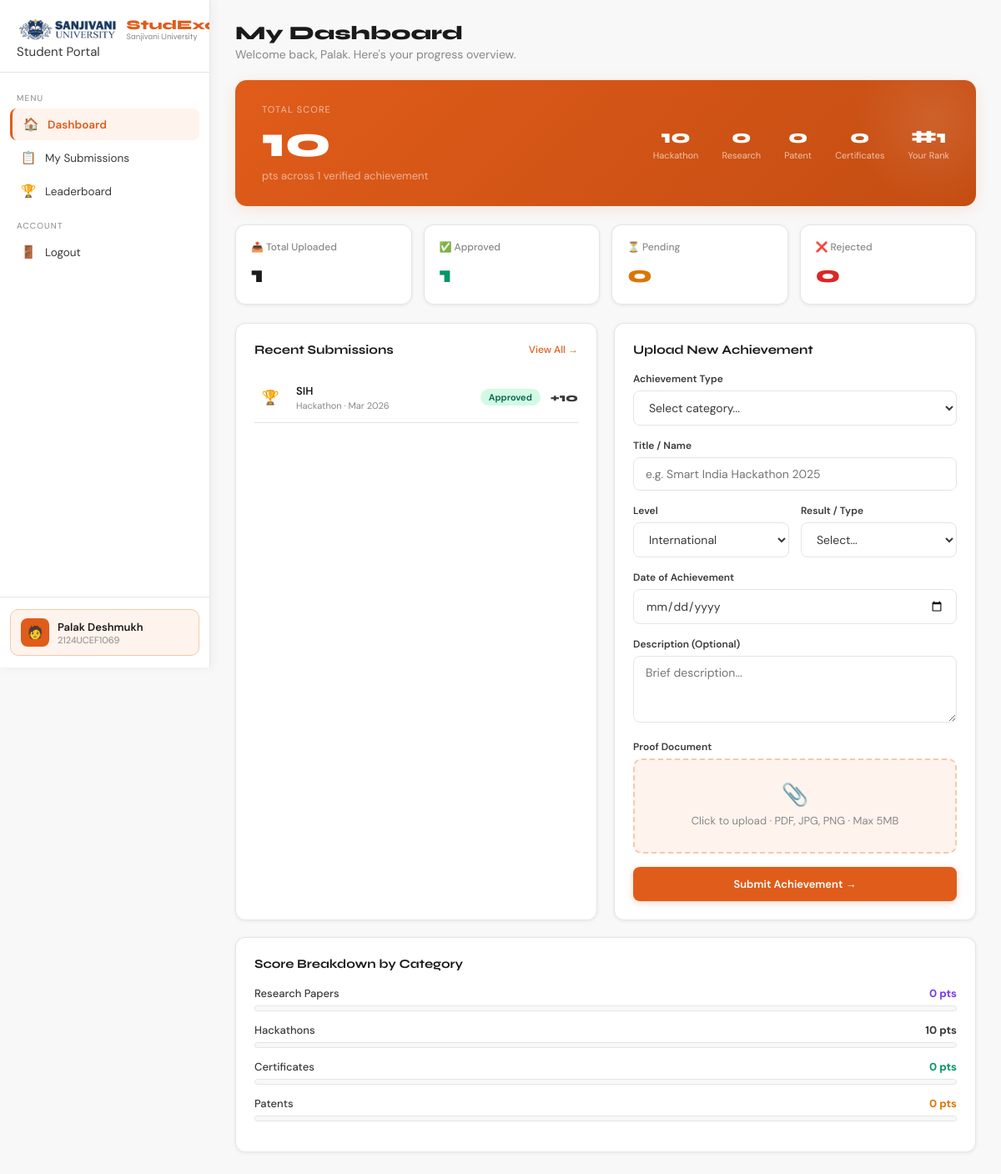
Screenshot of /student/ (signed in) with the database file from the repository.
### spms/models.py (models this page shows, shortened)
class User(AbstractUser):
    ROLE_CHOICES = [
        ('student', 'Student'),
        ('faculty', 'Faculty'),
        ('admin', 'Admin'),
    ]
    role = models.CharField(max_length=10, choices=ROLE_CHOICES, default='student')
    enrollment_no = models.CharField(max_length=20, blank=True, null=True, unique=True)
    department = models.CharField(max_length=100, blank=True)
    phone = models.CharField(max_length=15, blank=True)
    profile_pic = models.ImageField(upload_to='profiles/', blank=True, null=True)
    def get_total_score(self):
        return sum(
            a.points_awarded for a in self.achievements.filter(status='approved')
        )
    def get_score_by_category(self):
        cats = {}
        for a in self.achievements.filter(status='approved'):
            cats[a.category] = cats.get(a.category, 0) + a.points_awarded
        return cats

class Achievement(models.Model):
    CATEGORY_CHOICES = [
        ('hackathon', 'Hackathon'),
        ('research', 'Research Paper'),
        ('patent', 'Patent'),
        ('certificate', 'Certificate'),
    ]
    LEVEL_CHOICES = [
        ('international', 'International'),
        ('national', 'National'),
        ('state', 'State'),
        ('college', 'College'),
    ]
    RESULT_CHOICES = [
        ('winner', 'Winner'),
        ('runner_up', 'Runner Up'),
        ('participation', 'Participation'),
        ('published_indexed', 'Published (Indexed)'),
        ('published_conference', 'Published (Conference)'),
        ('granted', 'Granted'),
        ('filed', 'Filed'),
        ('premium', 'Premium (AWS/Google/MS)'),
        ('standard', 'Standard (NPTEL/Coursera)'),
    ]
    STATUS_CHOICES = [
        ('pending', 'Pending'),
        ('approved', 'Approved'),
        ('rejected', 'Rejected'),
    ]
    student = models.ForeignKey(
        User, on_delete=models.CASCADE, related_name='achievements',
        limit_choices_to={'role': 'student'}
    )
    title = models.CharField(max_length=200)
    category = models.CharField(max_length=20, choices=CATEGORY_CHOICES)
    level = models.CharField(max_length=20, choices=LEVEL_CHOICES, default='national')
    result = models.CharField(max_length=30, choices=RESULT_CHOICES)
    description = models.TextField(blank=True)
    proof_document = models.FileField(
        upload_to='proofs/',
        validators=[FileExtensionValidator(['pdf', 'jpg', 'jpeg', 'png'])],
        blank=True, null=True
    )
    date_of_achievement = models.DateField()
    submitted_at = models.DateTimeField(auto_now_add=True)
    status = models.CharField(max_length=10, choices=STATUS_CHOICES, default='pending')
    points_awarded = models.PositiveIntegerField(default=0)
    reviewed_by = models.ForeignKey(
        User, on_delete=models.SET_NULL, null=True, blank=True,
        related_name='reviewed_achievements', limit_choices_to={'role__in': ['faculty', 'admin']}
    )
    reviewed_at = models.DateTimeField(null=True, blank=True)
    faculty_remarks = models.TextField(blank=True)
    class Meta:
        ordering = ['-submitted_at']
    def get_category_icon(self):
        icons = {
            'hackathon': '🏆',
            'research': '📄',
            'patent': '💡',
            'certificate': '🎓',
        }
        return icons.get(self.category, '📋')

### spms/views.py (the view, shortened to what this page needs)
# urls.py: path('student/', views.student_dashboard, name='student_dashboard'),
@login_required
def student_dashboard(request):
    if request.user.role != 'student':
        return HttpResponseForbidden()
    user = request.user
    achievements = user.achievements.all()
    total_score = user.get_total_score()
    score_by_cat = user.get_score_by_category()
    stats = {
        'total': achievements.count(),
        'approved': achievements.filter(status='approved').count(),
        'pending': achievements.filter(status='pending').count(),
        'rejected': achievements.filter(status='rejected').count(),
    }
    all_students = User.objects.filter(role='student')
    scored = sorted(all_students, key=lambda u: u.get_total_score(), reverse=True)
    rank = next((i+1 for i, u in enumerate(scored) if u.pk == user.pk), '-')
    form = AchievementForm()
    context = {
        'user': user,
        'achievements': achievements[:10],
        'total_score': total_score,
        'score_by_cat': score_by_cat,
        'stats': stats,
        'rank': rank,
        'form': form,
        'cat_labels': {
            'hackathon': '🏆 Hackathon',
            'research': '📄 Research',
            'patent': '💡 Patent',
            'certificate': '🎓 Certificate',
        }
    }
    return render(request, 'spms/student_dashboard.html', context)

### spms/forms.py
class AchievementForm(forms.ModelForm):
    class Meta:
        model = Achievement
        fields = ['title', 'category', 'level', 'result',
                  'description', 'proof_document', 'date_of_achievement']
        widgets = {
            'title': forms.TextInput(attrs={'placeholder': 'e.g. Smart India Hackathon 2025'}),
            'description': forms.Textarea(attrs={'rows': 3, 'placeholder': 'Brief description...'}),
            'date_of_achievement': forms.DateInput(attrs={'type': 'date'}),
        }
    def __init__(self, *args, **kwargs):
        super().__init__(*args, **kwargs)
        self.fields['result'].widget = forms.Select(choices=Achievement.RESULT_CHOICES)

### spms/templates/spms/student_dashboard.html (shortened to what this page needs)
{% extends 'spms/base.html' %}
{% block sidebar %}
<aside class="sidebar">
  <div class="sidebar-header">
    <div class="sidebar-logo"><img src="/static/spms/img/sanjivani_logo.jpeg" alt="Sanjivani" style="height:34px;width:auto;object-fit:contain"/><div class="logo-text"><span class="logo-main">StudExa</span><span class="logo-sub">Sanjivani University</span></div></div>
    <div class="sidebar-tagline">Student Portal</div>
  </div>
  <div class="sidebar-nav">
    <div class="sidebar-section">Menu</div>
    <a class="nav-item active" href="{% url 'student_dashboard' %}"><span class="ni">🏠</span>Dashboard</a>
    <a class="nav-item" href="{% url 'my_submissions' %}"><span class="ni">📋</span>My Submissions</a>
    <a class="nav-item" href="{% url 'leaderboard' %}"><span class="ni">🏆</span>Leaderboard</a>
    <div class="sidebar-section">Account</div>
    <a class="nav-item" href="{% url 'logout' %}"><span class="ni">🚪</span>Logout</a>
  </div>
  <div class="sidebar-bottom">
    <div class="user-chip">
      <div class="user-av">🧑</div>
      <div>
        <div class="user-name">{{ user.get_full_name|default:user.username }}</div>
        <div class="user-role">{{ user.enrollment_no|default:"Student" }}</div>
      </div>
    </div>
  </div>
</aside>
{% endblock %}
{% block content %}
<div class="page-header">
  <h1>My Dashboard</h1>
  <p>Welcome back, {{ user.first_name|default:user.username }}. Here's your progress overview.</p>
</div>
<div class="score-hero">
  <div>
    <div style="font-size:11px;letter-spacing:0.1em;text-transform:uppercase;color:rgba(255,255,255,0.6);margin-bottom:6px">Total Score</div>
    <div class="score-num">{{ total_score }}</div>
    <div style="font-size:13px;color:rgba(255,255,255,0.55);margin-top:6px">pts across {{ stats.approved }} verified achievement{{ stats.approved|pluralize }}</div>
  </div>
  <div class="score-breakdown">
    <div class="score-item"><div class="score-item-num">{{ score_by_cat.hackathon|default:0 }}</div><div class="score-item-label">Hackathon</div></div>
    <div class="score-item"><div class="score-item-num">{{ score_by_cat.research|default:0 }}</div><div class="score-item-label">Research</div></div>
    <div class="score-item"><div class="score-item-num">{{ score_by_cat.patent|default:0 }}</div><div class="score-item-label">Patent</div></div>
    <div class="score-item"><div class="score-item-num">{{ score_by_cat.certificate|default:0 }}</div><div class="score-item-label">Certificates</div></div>
    <div class="score-item"><div class="score-item-num">#{{ rank }}</div><div class="score-item-label">Your Rank</div></div>
  </div>
</div>
<div class="stats-grid">
  <div class="stat-card"><div class="stat-label">📤 Total Uploaded</div><div class="stat-num">{{ stats.total }}</div></div>
  <div class="stat-card"><div class="stat-label">✅ Approved</div><div class="stat-num" style="color:var(--green)">{{ stats.approved }}</div></div>
  <div class="stat-card"><div class="stat-label">⏳ Pending</div><div class="stat-num" style="color:var(--gold)">{{ stats.pending }}</div></div>
  <div class="stat-card"><div class="stat-label">❌ Rejected</div><div class="stat-num" style="color:var(--red)">{{ stats.rejected }}</div></div>
</div>
<div class="grid2">
  <div class="card">
    <div class="card-title">Recent Submissions <a href="{% url 'my_submissions' %}">View All →</a></div>
    {% for ach in achievements %}
    <div style="display:flex;align-items:center;gap:12px;padding:11px 0;border-bottom:1px solid var(--border)">
      <div style="width:38px;height:38px;border-radius:9px;background:var(--indigo-pale);display:flex;align-items:center;justify-content:center;font-size:17px;flex-shrink:0">{{ ach.get_category_icon }}</div>
      <div style="flex:1;min-width:0">
        <div style="font-size:13px;font-weight:600;color:var(--text);white-space:nowrap;overflow:hidden;text-overflow:ellipsis">{{ ach.title }}</div>
        <div style="font-size:11px;color:var(--muted);margin-top:2px">{{ ach.get_category_display }} · {{ ach.date_of_achievement|date:"M Y" }}</div>
      </div>
      <span class="badge badge-{{ ach.status }}">{{ ach.get_status_display }}</span>
      <div style="font-family:'Syne',sans-serif;font-weight:800;color:{% if ach.status == 'approved' %}var(--indigo){% else %}var(--muted){% endif %};font-size:14px;flex-shrink:0">
        {% if ach.status == 'approved' %}+{{ ach.points_awarded }}{% else %}—{% endif %}
      </div>
    </div>
    {% empty %}
    <div style="text-align:center;padding:36px;color:var(--muted)">
      <div style="font-size:32px;margin-bottom:10px">📭</div>
      <div style="font-size:14px">No achievements yet. Upload your first one!</div>
    </div>
    {% endfor %}
  </div>
  <div class="card">
    <div class="card-title">Upload New Achievement</div>
    <form method="post" enctype="multipart/form-data">
      <div class="form-group">
        <label>Achievement Type</label>
        <select name="category" required>
          <option value="">Select category...</option>
        </select>
      </div>
      <div class="form-group">
        <label>Title / Name</label>
        <input type="text" name="title" placeholder="e.g. Smart India Hackathon 2025" required/>
      </div>
      <div class="form-row">
        <div class="form-group">
          <label>Level</label>
          <select name="level" required>{% for val, label in form.fields.level.choices %}<option value="{{ val }}">{{ label }}</option>{% endfor %}</select>
        </div>
        <div class="form-group">
          <label>Result / Type</label>
          <select name="result" required><option value="">Select...</option>{% for val, label in form.fields.result.choices %}<option value="{{ val }}">{{ label }}</option>{% endfor %}</select>
        </div>
      </div>
      <div class="form-group">
        <label>Date of Achievement</label>
        <input type="date" name="date_of_achievement" required/>
      </div>
      <div class="form-group">
        <label>Description (Optional)</label>
        <textarea name="description" placeholder="Brief description..."></textarea>
      </div>
      <div class="form-group">
        <label>Proof Document</label>
        <div class="upload-zone" onclick="document.getElementById('proof_file').click()">
          <div style="font-size:26px;margin-bottom:6px">📎</div>
          <div style="font-size:13px;color:var(--muted)">Click to upload · PDF, JPG, PNG · Max 5MB</div>
        </div>
      </div>
      <button type="submit" class="btn btn-primary btn-full">Submit Achievement →</button>
    </form>
  </div>
</div>
<div class="card">
  <div class="card-title">Score Breakdown by Category</div>
  {% with total=total_score|default:1 %}
  <div class="prog-item">
    <div class="prog-head"><span>Research Papers</span><span style="color:#7c3aed;font-weight:700">{{ score_by_cat.research|default:0 }} pts</span></div>
    <div class="prog-bar"><div class="prog-fill" style="width:{% widthratio score_by_cat.research|default:0 total 100 %}%;background:#7c3aed"></div></div>
  </div>
  <div class="prog-item">
    <div class="prog-head"><span>Hackathons</span><span style="color:var(--indigo);font-weight:700">{{ score_by_cat.hackathon|default:0 }} pts</span></div>
    <div class="prog-bar"><div class="prog-fill" style="width:{% widthratio score_by_cat.hackathon|default:0 total 100 %}%;background:var(--indigo)"></div></div>
  </div>
  <div class="prog-item">
    <div class="prog-head"><span>Certificates</span><span style="color:var(--green);font-weight:700">{{ score_by_cat.certificate|default:0 }} pts</span></div>
    <div class="prog-bar"><div class="prog-fill" style="width:{% widthratio score_by_cat.certificate|default:0 total 100 %}%;background:var(--green)"></div></div>
  </div>
  <div class="prog-item">
    <div class="prog-head"><span>Patents</span><span style="color:var(--gold);font-weight:700">{{ score_by_cat.patent|default:0 }} pts</span></div>
    <div class="prog-bar"><div class="prog-fill" style="width:{% widthratio score_by_cat.patent|default:0 total 100 %}%;background:var(--gold)"></div></div>
  </div>
  {% endwith %}
</div>
{% endblock %}

### rows the page displays
User: get_full_name "Palak Deshmukh", enrollment_no "2124UCEF1069", first_name "Palak"
Achievement: get_category_icon "🏆", title "SIH", category "Hackathon", date_of_achievement "Mar 2026", status "Approved", points_awarded "10"

### other values shown
{{ total_score }} "10"
{{ stats.approved }} "1"
{{ score_by_cat.hackathon|default:0 }} "10"
{{ score_by_cat.research|default:0 }} "0"
{{ score_by_cat.patent|default:0 }} "0"
{{ score_by_cat.certificate|default:0 }} "0"
{{ rank }} "1"
{{ stats.total }} "1"
{{ stats.pending }} "0"
{{ stats.rejected }} "0"
form field level "International"
